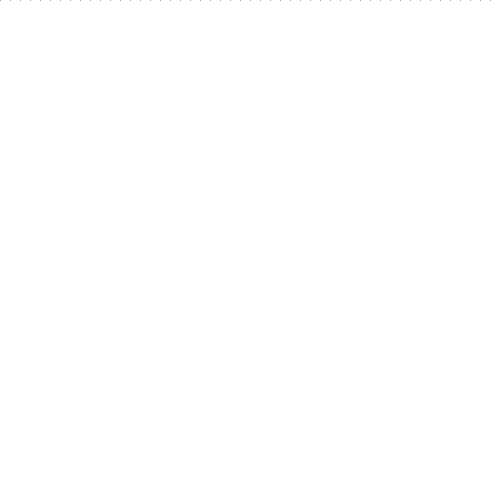
Frame 1 (no input)
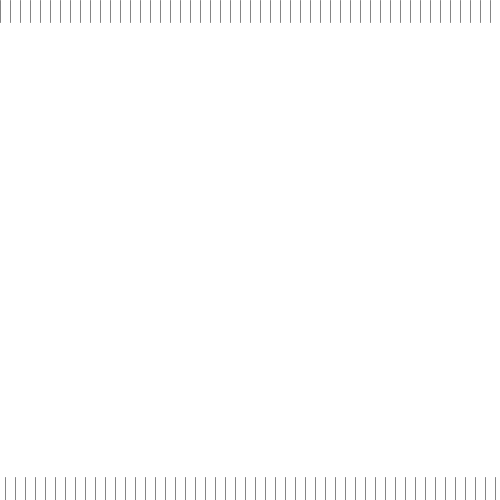
Frame 60 (the mouse pressed at the canvas centre just before this capture)
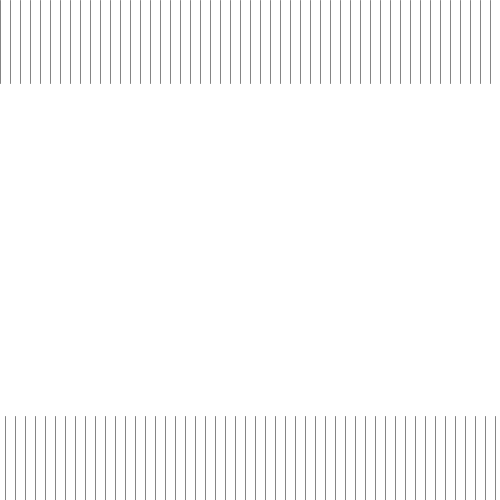
Frame 120 (the mouse held since frame 60 and released just before this capture)

The Processing sketch that drew these frames (run headless with seeded random() and noise(); from frame 60 on, the mouse is pressed at the canvas centre):

// Processing sketch: Loop_Line_04
// ── Loop_Line_04.pde
/*
HKB Creative Coding
 Michael Flueckiger
 */



int iterations=50;
int angle=0;

float yPos=0;
float theta=3*PI/2;
float gamma=3*PI/2;



// Setup Funktion, wird einmal aufgerufen
void setup() { 
  size(500, 500); // Grösse des Fensters definieren
  background(255);
  pixelDensity(2);
  smooth(8);
}

// draw Funktion, wird geloopt
void draw() {
  background(255);
  stroke(100,200);
 /* pushMatrix();
  for (int i=0; i<iterations; i++) {
    line(0, 0, 0, yPos);
    translate(10,0);
  }
  popMatrix();
  yPos=250/2+sin(theta)*250/2;*/
  
  pushMatrix();
  for (int i=0; i<iterations; i++) {
    line(0, 0, 0, yPos);
    translate(width/iterations,0);
  }
  popMatrix();
  
  
  pushMatrix();
  translate(width/iterations/2,0);
  for (int i=0; i<iterations; i++) {
    line(0, height, 0, height-yPos);
    translate(width/iterations,0);
  }
  popMatrix();
  
  
  yPos=map(sin(theta),-1,1,0,width/2+20);
  
  
  
  
  theta+=0.01;

}
